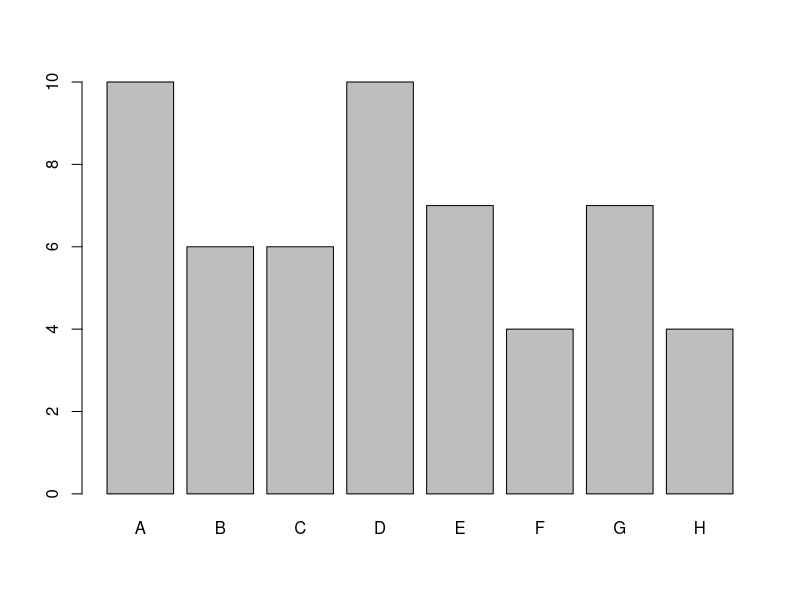
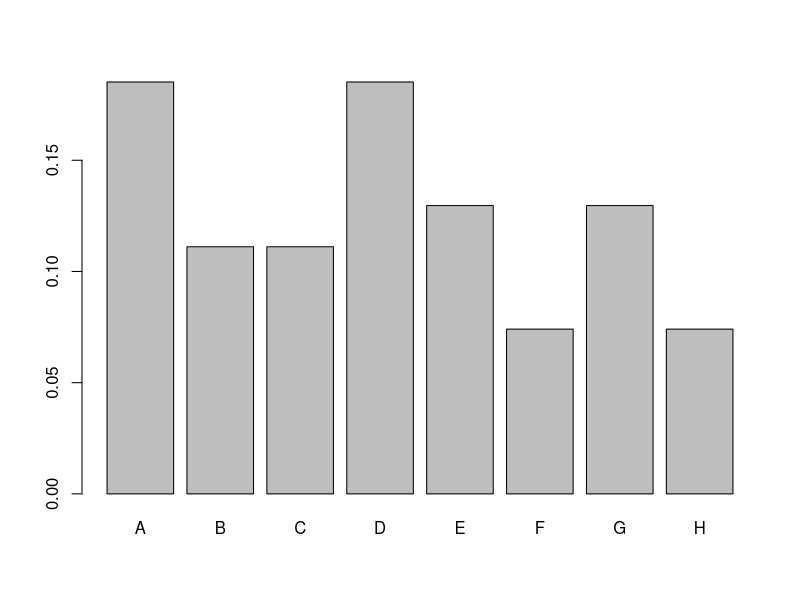
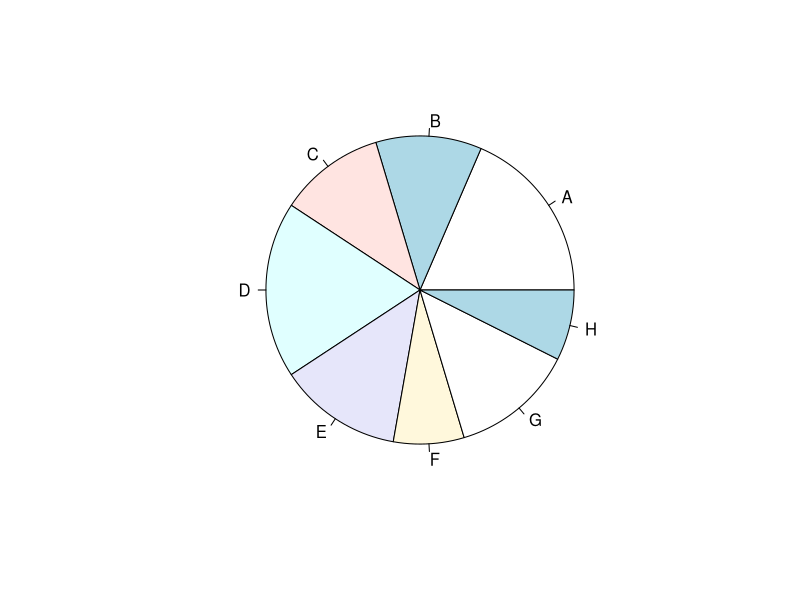
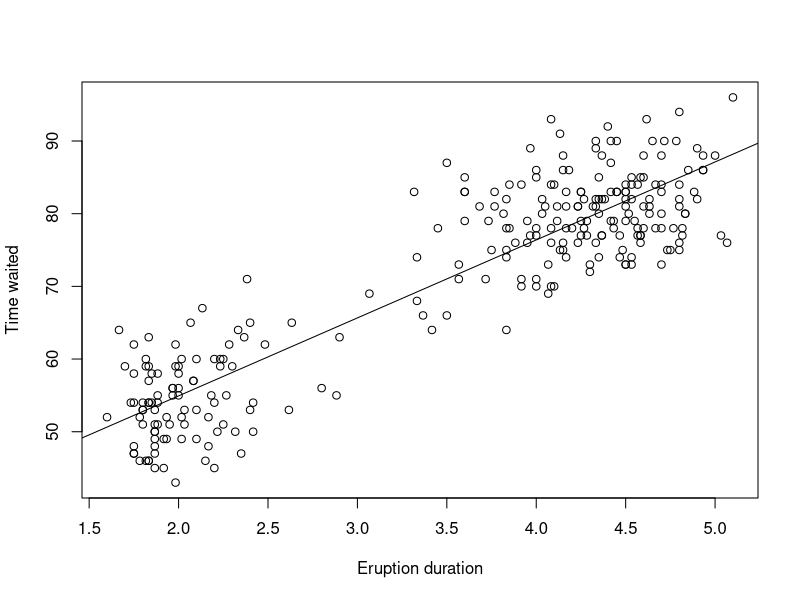

Write R code to recreate these figures, in order.
###### *************** STATS WITH R ************** #########

### QuaLitative Data #####

library(MASS)
head(painters)
str(painters)
  # frequency distribution
school.freq <- table(painters$School)
school.freq
    # in column format
cbind(school.freq)

  # relative frequency = frequency / sample size
school.relfreq <- school.freq/nrow(painters)
school.relfreq
options(digits = 4)
school.relfreq

  # Bar plot
barplot(school.freq)
barplot(school.relfreq)
pie(school.freq)

### QuanTitative Data #####
head(faithful)
str(faithful)

duration.cut <- cut(faithful$eruptions, breaks = seq(1.5, 5.5, by=0.5), right=FALSE)
table(duration.cut)

  # cumulative frequency
duration.cumfreq <- cumsum(table(duration.cut))
duration.cumfreq
  
  # Stem and Leaf
stem(faithful$eruptions)

  # scatter plot
plot(x = faithful$eruptions, y = faithful$waiting, xlab="Eruption duration", ylab="Time waited") 
  # linear regression line
abline(lm(faithful$waiting ~ faithful$eruptions))

  # quartile
quantile(faithful$eruptions)
summary(faithful$eruptions)

  # nth percentile
quantile(faithful$eruptions, probs = c(0.1,0.45,0.65,0.90,0.95,0.99))

### Numeric Measures #####
  # variance
var(faithful$eruptions)
sum(((faithful$eruptions-mean(faithful$eruptions))^2))/(nrow(faithful)-1)

  # correlation coefficient 
    # covariance divided by the product of their individual standard deviations.
cor(faithful$eruptions, faithful$waiting) # high correlation 

  # skewness
# -ve => left skewed ; +ve => right skewed
library(e1071)
e1071::skewness(faithful$eruptions)

 # kurtosis
# -ve => thin tails ; +ve => fat tailed
e1071::kurtosis(faithful$eruptions)

### Probability Distributions #####
  # Binomial
dbinom(x = 4, size = 12, prob = 0.2) # answering exactly 4 correct
pbinom(q = 4, size = 12, prob = 0.2) # answering 4 or less correct

  # Poisson
ppois(q = 16, lambda = 12, lower.tail = T)
  # probability of passing 16 cars or less for lamb = 12 car per min

  # Continuius Uniform Distribution
runif(10, min = 0, max = 20) # 10 random number between 0 and 20

  # Exponential Distribution
    # describes the arrival time of a randomly recurring independent event sequence
pexp(2, rate = 1/3)

  # Normal Distribution
pnorm(84, mean=72, sd=15.2, lower.tail=FALSE) 
pnorm(84, mean=72, sd=15.2)

  # Chi Squared Distribution
    # is X1,X2,…,Xm are m independent random variables having the standard normal distribution
    # then V = X1^2 + X2^2 + X3^2 + ... + Xm^2 is a chi-squared distribution with 
    # m degrees of freedom

#  95th percentile of the Chi-Squared distribution with 7 degrees of freedom.
qchisq(p = 0.95, df = 7)

  # Student T distribution
      # if Z is standard normal distribution and V is chi-squared with m d.o.f
      # then t = Z/(V/m)^0.5 is t-distributed with m d.o.f

# 2.5th and 97.5th percentiles of the Student t distribution with 5 degrees of freedom.
qt(c(0.025,0.975), df = 5)

  
  # F Distribution
      # if V1 and V2 are chi-squared with m1 and m2 d.o.f respectively
      # then F = (V1/m1)/(V2/m2) is a F distribution with (m1,m2) d.o.f
# 95th percentile of the F distribution with (5, 2) degrees of freedom.
qf(0.95, df1 = 5, df2 = 2)


### Interval Estimation #####
library(MASS)  
  
      # Interval Estimate of Population Mean with Known Variance

# Assume the population standard deviation σ of the student height in survey is 9.48. 
# Find the margin of error and interval estimate at 95% confidence level.  
  # M1
n <- length(na.omit(survey$Height))
sigma <- 9.48
sem <- sigma/sqrt(n) # standard error of mean
sem
E <- qnorm(0.975)*sem # Margin of Error
E
mean(na.omit(survey$Height)) + c(-E, +E) # 95% (two tailed) Confidence Interval

  # M2
TeachingDemos::z.test(x = na.omit(survey$Height), sd = sigma)


        # Interval Estimate of Population Mean with Unknown Variance

# M2
t.test(na.omit(survey$Height))

        # Interval Estimate of Population Proportion
# Compute the margin of error and estimate interval for the female students proportion in survey at 95% confidence
gender.response = na.omit(survey$Sex)
n = length(gender.response)
k = sum(gender.response == "Female")
prop.test(k, n) 


### Hypothesis Testing #####

# A type I error is the mishap of falsely rejecting a null hypothesis when the null hypothesis is true.
# The probability of committing a type I error is called the significance level of the hypothesis testing,
# and is denoted by the Greek letter α .




### Type II Error #####

### Inference About Population #####

### Goodness of Fit #####

### Analysis of variance #####

### Simple Linear Regression #####
  eruption.lm = lm(eruptions ~ waiting, data=faithful)
  eruption.lm
  summary(eruption.lm)
  help("summary.lm")

  # confidence interval
    # nterval estimate for the mean of the dependent variable, ¯y , 
    # is called the confidence interval.
  newdata = data.frame(waiting=80)  
  predict(eruption.lm, newdata, interval="confidence") 

  # prediction interval
  predict(eruption.lm, newdata, interval="predict") 

  
### Multiple Linear Regression #####
  head(stackloss)
  stackloss.lm = lm(stack.loss ~ Air.Flow + Water.Temp + Acid.Conc., data=stackloss)
  summary(stackloss.lm)
  
  newdata = data.frame(Air.Flow=72, Water.Temp=20, Acid.Conc.=85)
  predict(object = stackloss.lm, newdata = newdata)
  
  # Significance test
    # from summary, P-values for air flow and water temp are <<0.05, hence significant 
    # on the other hand acid.con p-value is 0.34, thus it is not significant
    # model would work without acid conc
  stackloss_wihoutAcid.lm <- lm(stack.loss ~ Air.Flow + Water.Temp, data=stackloss)
  summary(stackloss_wihoutAcid.lm)
  predict(stackloss_wihoutAcid.lm, newdata)
  
  # Confidence interval
    # nterval estimate for the mean of the dependent variable, ¯y , 
    # is called the confidence interval.
  predict(stackloss.lm, newdata, interval="confidence") 
  
  # Prediction Interval
    #  interval estimate of the dependent variable y is called the prediction interval.
  predict(stackloss.lm, newdata, interval="predict") 
  
  
### Logistic Regression #####
  am.glm = glm(formula=am ~ hp + wt, data=mtcars,family=binomial)
  summary(am.glm)
  newdata = data.frame(hp=120, wt=2.8)
  predict(am.glm, newdata, type="response") 
  

###### ******* GPU COMPUTING WITH R ******** #########
